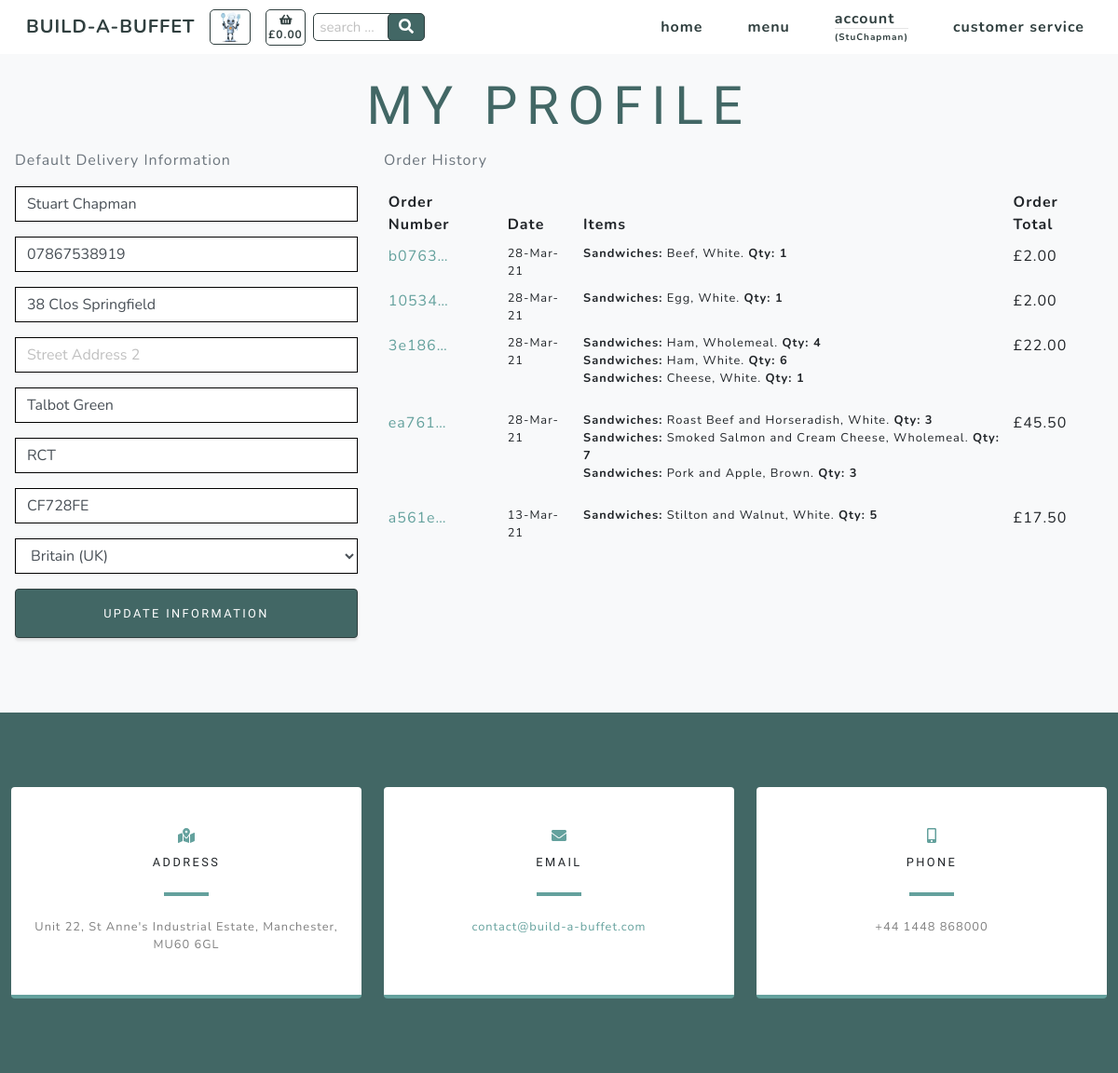
Before: /profiles/ (signed in) with the older database file.
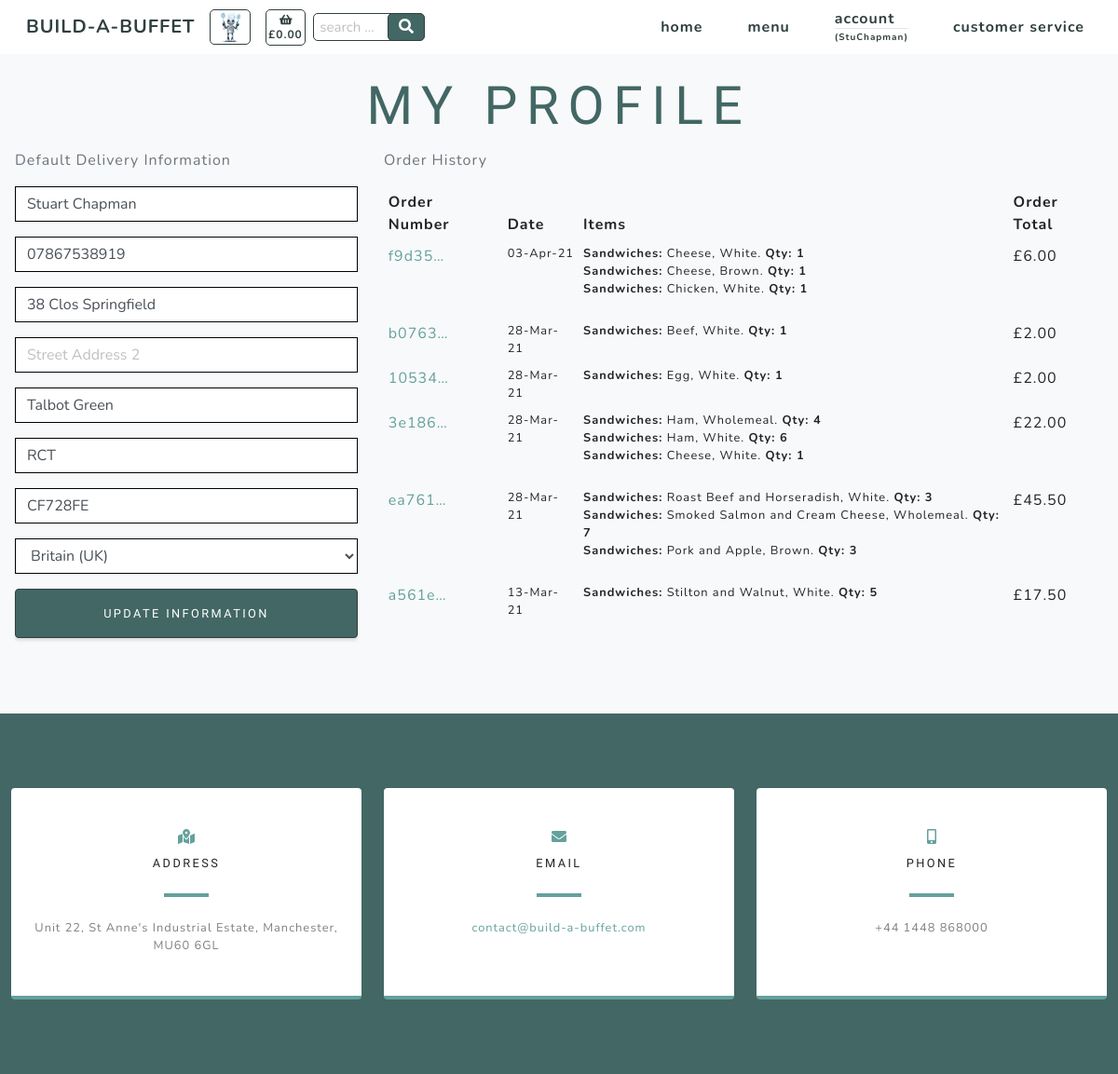
After: the same page with the newer database file.
### checkout/models.py (models this page shows, shortened)
class Order(models.Model):
    customer_name = models.CharField(max_length=50, null=False, blank=False)
    order_number = models.CharField(max_length=32, null=False, editable=False)
    cookie = models.CharField(max_length=32, null=False, editable=False)
    full_name = models.CharField(max_length=50, null=False, blank=False)
    email = models.EmailField(max_length=254, null=False, blank=False)
    phone_number = models.CharField(max_length=20, null=False, blank=False)
    country = CountryField(blank_label='Country *', null=False, blank=False)
    postcode = models.CharField(max_length=20, null=True, blank=True)
    town_or_city = models.CharField(max_length=40, null=False, blank=False)
    street_address1 = models.CharField(max_length=80, null=False, blank=False)
    street_address2 = models.CharField(max_length=80, null=True, blank=True)
    county = models.CharField(max_length=80, null=True, blank=True)
    date = models.DateTimeField(auto_now_add=True)
    delivery_cost = models.DecimalField(max_digits=6, decimal_places=2, null=False, default=0)
    order_total = models.DecimalField(max_digits=10, decimal_places=2, null=False, default=0)
    grand_total = models.DecimalField(max_digits=10, decimal_places=2, null=False, default=0)
    stripe_pid = models.CharField(max_length=254, null=False, blank=False, default='')
    user_profile = models.ForeignKey(UserProfile, on_delete=models.SET_NULL,
                                     null=True, blank=True,
                                     related_name='orders')

class Order_items(models.Model):
    class Meta:
        verbose_name_plural = 'Order_items'
    order_number = models.CharField(max_length=32, null=False, editable=False)
    cookie = models.CharField(max_length=32, null=False, editable=False)
    item_number = models.DecimalField(max_digits=8, decimal_places=0)
    category = models.CharField(max_length=254)
    name = models.CharField(max_length=254)
    servings = models.DecimalField(max_digits=3, decimal_places=0)
    option = models.CharField(max_length=254)
    total_price = models.DecimalField(max_digits=6, decimal_places=2, null=True, blank=True)

### products/models.py (models this page shows, shortened)
class Options(models.Model):
    class Meta:
        verbose_name_plural = 'Options'
    category = models.ForeignKey('Category', null=True,
                                 on_delete=models.SET_NULL)
    id_no = models.CharField(max_length=254, null=True)
    option1 = models.CharField(max_length=24)
    option2 = models.CharField(max_length=24)
    option3 = models.CharField(max_length=24)

### profiles/views.py (the view)
# urls.py: path('', views.profile, name='profile'),
@login_required
def profile(request):
    menu = Category.objects.all().order_by('id_no')
    """ Display the user's profile. """
    profile = get_object_or_404(UserProfile, user=request.user)
    if request.method == 'POST':
        """ validate the form data """
        validate_default_full_name = request.POST['default_full_name']
        validate_default_phone_number = request.POST['default_phone_number']
        validate_default_country = request.POST['default_country']
        validate_default_postcode = request.POST['default_postcode']
        validate_default_town_or_city = request.POST['default_town_or_city']
        validate_default_street_address1 = request.POST['default_street_address1']
        validate_default_street_address2 = request.POST['default_street_address2']
        validate_default_county = request.POST['default_county']
        if not re.match("^[a-zA-Z ]+$", ''.join(validate_default_full_name)):
            messages.success(request, mark_safe('There was a problem with  default_full_name <br> Please try again.'))
            return redirect(reverse('home'))
        if not re.match("^[0-9]+$", ''.join(validate_default_phone_number)):
            messages.success(request, mark_safe('There was a problem with  default_phone_number <br> Please try again.'))
            return redirect(reverse('home'))
        if not re.match("^[a-zA-Z ]+$", ''.join(validate_default_country) + "a"):
            messages.success(request, mark_safe('There was a problem with  default_country <br> Please try again.'))
            return redirect(reverse('home'))
        if not re.match("^[a-zA-Z0-9 ]+$", ''.join(validate_default_postcode)):
            messages.success(request, mark_safe('There was a problem with  default_postcode <br> Please try again.'))
            return redirect(reverse('home'))
        if not re.match("^[a-zA-Z ]+$",  ''.join(validate_default_town_or_city)):
            messages.success(request, mark_safe('There was a problem with  default_town_or_city<br> Please try again.'))
            return redirect(reverse('home'))
        if not re.match("^[a-zA-Z0-9 ]+$", ''.join(validate_default_street_address1)):
            messages.success(request, mark_safe('There was a problem with  default_street_address1 <br> Please try again.'))
            return redirect(reverse('home'))
        if not re.match("^[a-zA-Z0-9 ]+$", ''.join(validate_default_street_address2) + "a"):
            messages.success(request, mark_safe('There was a problem with  default_street_address2 <br> Please try again.'))
            return redirect(reverse('home'))
        if not re.match("^[a-zA-Z ]+$", ''.join(validate_default_county) + "a"):
            messages.success(request, mark_safe('There was a problem with  default_county <br> Please try again.'))
            return redirect(reverse('home'))
        form = UserProfileForm(request.POST, instance=profile)
        if form.is_valid():
            form.save()
            messages.success(request, 'Profile updated successfully')
        else:
            messages.success(request, 'There was an error updating your profile - please try again')
    else:
        form = UserProfileForm(instance=profile)
    options = Options.objects.all()
    orders = Order.objects.filter(customer_name=profile)
    items = Order_items.objects.none()
    x = -1
    for order in orders:
        x = x + 1
        order_number = Order.objects.filter(customer_name=profile)[x].order_number
        order_items = Order_items.objects.filter(order_number=order_number)
        items = items | order_items
    orders = orders.order_by('-date')
    context = {
        'form': form,
        'orders': orders,
        'items': items,
        'options': options,
        'menu': menu,
        'on_profile_page': True
    }
    return render(request, 'profiles/profile.html', context)

### profiles/forms.py
class UserProfileForm(forms.ModelForm):
    class Meta:
        model = UserProfile
        exclude = ('user',)
    def __init__(self, *args, **kwargs):
        super().__init__(*args, **kwargs)
        placeholders = {
            'default_full_name': 'Full Name',
            'default_phone_number': 'Phone Number',
            'default_postcode': 'Postal Code',
            'default_town_or_city': 'Town or City',
            'default_street_address1': 'Street Address 1',
            'default_street_address2': 'Street Address 2',
            'default_county': 'County, State or Locality',
        }
        self.fields['default_phone_number'].widget.attrs['autofocus'] = True
        for field in self.fields:
            if field != 'default_country':
                if self.fields[field].required:
                    placeholder = f'{placeholders[field]} *'
                else:
                    placeholder = placeholders[field]
                self.fields[field].widget.attrs['placeholder'] = placeholder
            self.fields[field].widget.attrs['class'] = 'border-black rounded-0 profile-form-input'
            self.fields[field].label = False

### profiles/templates/profiles/profile.html (shortened to what the changed rows need)
{% extends "base.html" %}
{% load static %}
{% block content %}
    <section class="products-section bg-light" id="products">
        <div class="container">
            <div class="row justify-content-center no-gutters">
                <div class="col-xl-12">
                    <h1 class="product-text-one mx-auto text-uppercase text-center flex-margin-b text-blue">My Profile</h1>
                </div>
                <div class="row">
                    <div class="col-12 col-lg-8">
                        <div class="order-history table-responsive">
                            <table class="table table-sm table-borderless">
                                <thead>
                                    <tr>
                                        <th>Order Number</th>
                                        <th>Date</th>
                                        <th>Items</th>
                                        <th>Order Total</th>
                                    </tr>
                                </thead>
                                <tbody>
                                    {% for order in orders %}
                                        <tr>
                                            <td>
                                                <a href="{% url 'order_success' order.order_number %}"
                                                title="{{ order.order_number }}">
                                                    {{ order.order_number|truncatechars:6 }}
                                                </a>
                                            </td>
                                            <td class="small">{{ order.date|date:'d-M-y' }}</td>
                                            <td>
                                                <ul class="list-unstyled">
                                                    {% for item in items %}
                                                        {% if item.order_number == order.order_number %}
                                                            <li class="small">
                                                                {% if item.option == "selected-one" %}
                                                                    {% for option in options %}
                                                                        {% if option.category|slugify == item.category %}
                                                                            <b >{{ item.category.title }}:</b> {{ item.name }}, {{ option.option1.title }}. <b>Qty: {{ item.servings }}</b>
                                                                        {% endif %}
                                                                    {% endfor %}
                                                                {% endif %}
                                                                {% if item.option == "selected-two" %}
                                                                    {% for option in options %}
                                                                        {% if option.category|slugify == item.category %}
                                                                            <b>{{ item.category.title }}:</b> {{ item.name }}, {{ option.option2.title }}. <b>Qty: {{ item.servings }}</b>
                                                                        {% endif %}
                                                                    {% endfor %}
                                                                {% endif %}
                                                                {% if item.option == "selected-three" %}
                                                                    {% for option in options %}
                                                                        {% if option.category|slugify == item.category %}
                                                                            <b>{{ item.category.title }}:</b> {{ item.name }}, {{ option.option3.title }}. <b>Qty: {{ item.servings }}</b>
                                                                        {% endif %}
                                                                    {% endfor %}
                                                                {% endif %}
                                                            </li>
                                                        {% endif %}
                                                    {% endfor %}
                                                </ul>
                                            </td>
                                            <td>£{{ order.order_total }}</td>
                                        </tr>
                                    {% endfor %}
                                </tbody>
                            </table>
                        </div>
                    </div>
                </div>
            </div>
        </div>
    </section>
{% endblock %}

Changed rows visible on the page:
added Order: order_number "f9d35…", date "03-Apr-21", order_total "6.00", Options (option1 "White", option2 "Brown")
added Order_items: category "Sandwiches", name "Cheese", servings "1", Options (option1 "White")
added Order_items: category "Sandwiches", name "Cheese", servings "1", Options (option2 "Brown")
added Order_items: category "Sandwiches", name "Chicken", servings "1", Options (option1 "White")
